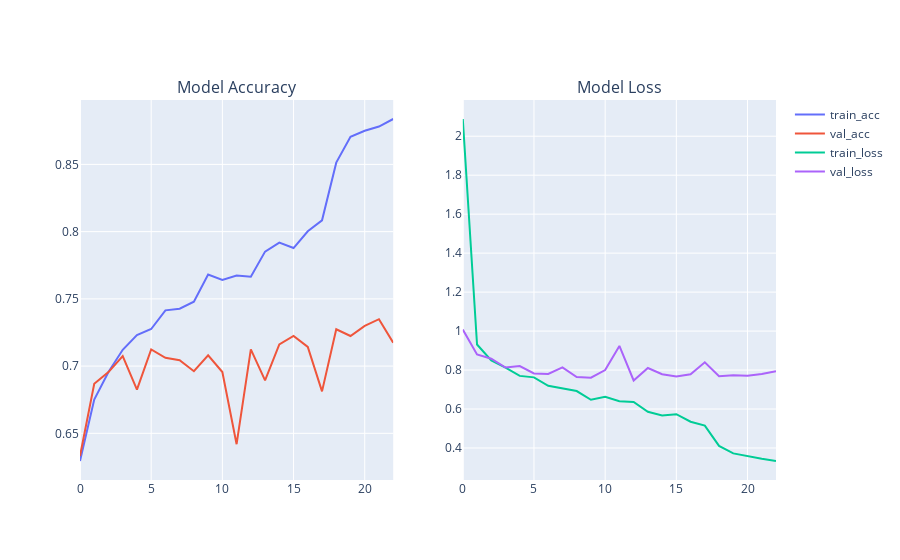

Notebook source saved alongside this figure:
### Markdown cell above
9. Plotting Model Training Curve and Testing

### Code cell
#For Original Dataset:
plot_model_training_curve(model1_history)

### Figure 1 — Plotly figure (JSON) as saved in the notebook; plotly's stock layout.template omitted (floating-point values rounded to 4 significant figures)
{"data": [{"name": "train_acc", "type": "scatter", "xaxis": "x", "y": [0.6294, 0.6751, 0.6956, 0.7121, 0.723, 0.7276, 0.7415, 0.7427, 0.7479, 0.7681, 0.7641, 0.7674, 0.7664, 0.7851, 0.7919, 0.7878, 0.8003, 0.8084, 0.8513, 0.8705, 0.875, 0.8781, 0.8838], "yaxis": "y"}, {"name": "val_acc", "type": "scatter", "xaxis": "x", "y": [0.6332, 0.6868, 0.6956, 0.7074, 0.6825, 0.7124, 0.7062, 0.7043, 0.6962, 0.708, 0.6956, 0.6419, 0.7124, 0.6893, 0.7162, 0.7224, 0.7143, 0.6812, 0.7274, 0.7224, 0.7299, 0.7349, 0.7174], "yaxis": "y"}, {"name": "train_loss", "type": "scatter", "xaxis": "x2", "y": [2.088, 0.9313, 0.8497, 0.8125, 0.7702, 0.7626, 0.7192, 0.7065, 0.6923, 0.6476, 0.6625, 0.6403, 0.6363, 0.5857, 0.5674, 0.5734, 0.5348, 0.5149, 0.4106, 0.3724, 0.3572, 0.345, 0.3334], "yaxis": "y2"}, {"name": "val_loss", "type": "scatter", "xaxis": "x2", "y": [1.008, 0.8805, 0.8582, 0.8132, 0.8206, 0.7829, 0.7799, 0.8135, 0.7638, 0.7611, 0.8, 0.9239, 0.7465, 0.8105, 0.7789, 0.7676, 0.7782, 0.8397, 0.768, 0.7732, 0.7711, 0.78, 0.7944], "yaxis": "y2"}], "layout": {"annotations": [{"font": {"size": 16}, "showarrow": false, "text": "Model Accuracy", "x": 0.225, "xanchor": "center", "xref": "paper", "y": 1, "yanchor": "bottom", "yref": "paper"}, {"font": {"size": 16}, "showarrow": false, "text": "Model Loss", "x": 0.775, "xanchor": "center", "xref": "paper", "y": 1, "yanchor": "bottom", "yref": "paper"}], "xaxis": {"anchor": "y", "domain": [0, 0.45]}, "xaxis2": {"anchor": "y2", "domain": [0.55, 1]}, "yaxis": {"anchor": "x", "domain": [0, 1]}, "yaxis2": {"anchor": "x2", "domain": [0, 1]}}}
